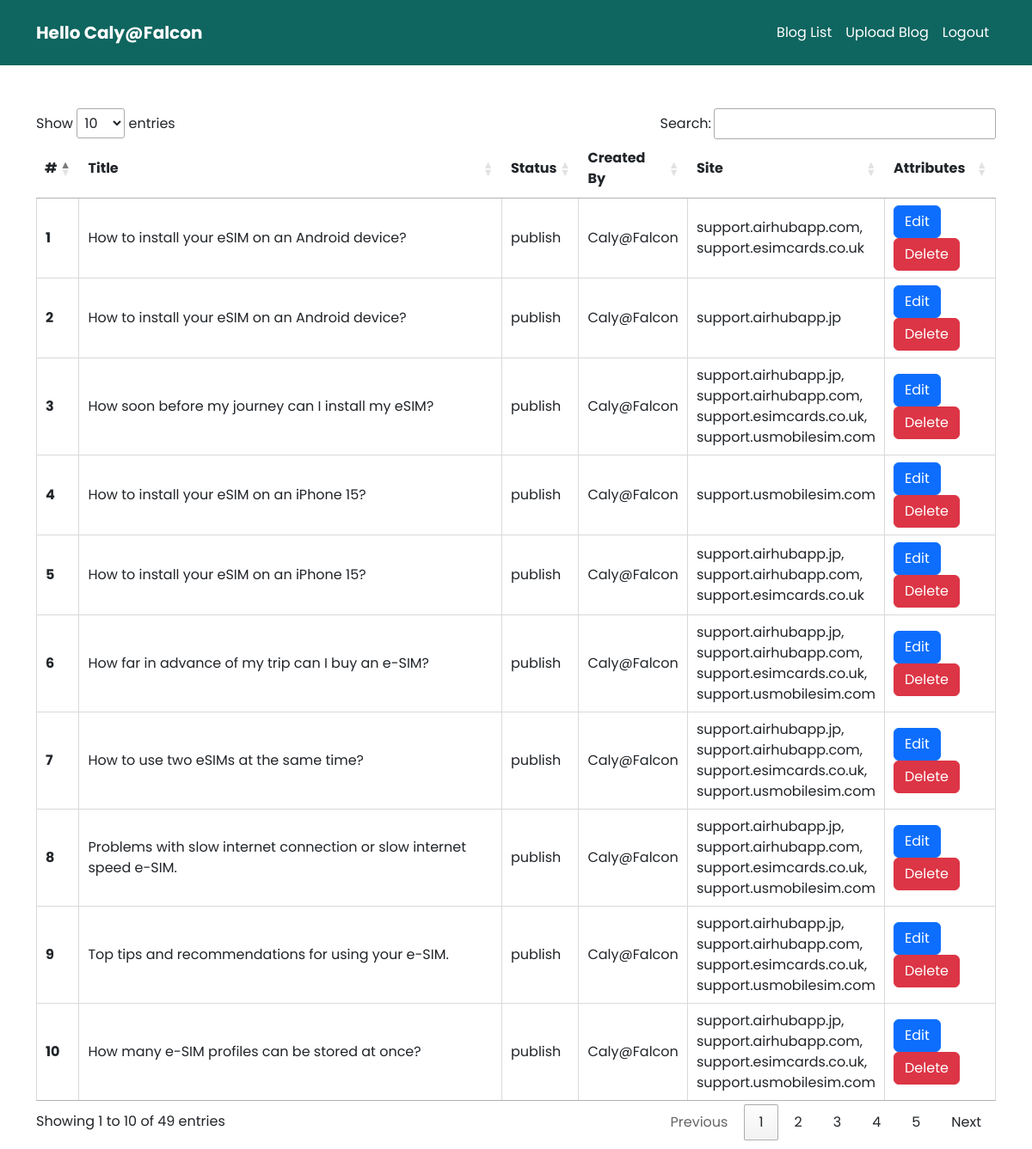
The app's page / (signed in) with its own data.
### blog/models.py (models this page shows)
class WpBlog(models.Model):
    title = models.CharField(max_length=200)
    status = models.CharField(max_length=200)
    content = models.TextField()
    created_by = models.ForeignKey(User, on_delete=models.CASCADE, related_name='blogs_created')  # Unique related_name for create_by
    updated_by = models.ForeignKey(User, on_delete=models.CASCADE, related_name='blogs_updated') # Unique related_name for updated_by
    create_at = models.DateTimeField(auto_now_add=True)
    updated_at = models.DateTimeField(auto_now=True)

class WpBlogSite(models.Model):
    blog = models.ForeignKey(WpBlog, on_delete=models.CASCADE)
    site = models.ForeignKey(WpSite, on_delete=models.CASCADE)
    wp_blog_id = models.BigIntegerField()

### wp_site/models.py (models this page shows)
class WpSite(models.Model):
    name = models.CharField(max_length=200)
    url = models.CharField(max_length=200)
    wp_username = models.CharField(max_length=200)
    wp_password = models.CharField(max_length=200)

### blog/views.py (the view)
# urls.py: path('', BlogListView.as_view(), name='blog_list'),
class BlogListView(ListView):
    model = WpBlog
    template_name = 'blog_list.html'
    context_object_name = 'blogs'
    def get_queryset(self):
        return WpBlog.objects.prefetch_related('wpblogsite_set__site').all()

### blog/templates/blog_list.html (shortened to what this page needs)
<!DOCTYPE html>
<html lang="en">
<head>
    {% load bootstrap5 %}
    {% bootstrap_css %}
    {% load static %}
    <link rel="stylesheet" href="{% static 'css/blogs.css' %}">
    <link rel="stylesheet" href="https://cdn.datatables.net/1.11.5/css/jquery.dataTables.min.css">
    <link rel="stylesheet" href="https://cdn.datatables.net/buttons/2.2.3/css/buttons.dataTables.min.css">
</head>
<nav class="navbar navbar-expand-md navbar-dark">
    <div class="container">
        <a class="navbar-brand" href="#">
            Hello {{ user.username }}
        </a>
        <div class="collapse navbar-collapse" id="collapsibleNavbar">
            <ul class="navbar-nav ms-auto">
                {% if user.is_authenticated %}
                <li class="nav-item">
                    <a class="nav-link" href="{% url 'blog_list' %}">Blog List</a>
                </li>
                <li class="nav-item">
                    <a class="nav-link" href="{% url 'blog_new' %}">Upload Blog</a>
                </li>
                <li class="nav-item">
                    <a class="nav-link" href="{% url 'logout' %}">Logout</a>
                </li>
                {% else %}
                <li class="nav-item">
                    <a class="nav-link" href="{% url 'login' %}">Login</a>
                </li>
                {% endif %}
            </ul>
        </div>
    </div>
</nav>
<body>
    {% if user.is_authenticated %}
    <div class="container blog-container">
        <table class="cell-border" id="example">
            <thead>
                <tr>
                    <th scope="col">#</th>
                    <th scope="col">Title</th>
                    <th scope="col">Status</th>
                    <th scope="col">Created By</th>
                    <th scope="col">Site</th>
                    <th scope="col">Attributes</th>
                </tr>
            </thead>
            <tbody>
                {% for blog in blogs %}
                <tr>
                    <th scope="row">{{ forloop.counter }}</th>
                    <td>{{ blog.title }}</td>
                    <td>{{ blog.status }}</td>
                    <td>{{ blog.created_by.username }}</td>
                    <td>
                        {% for blogsite in blog.wpblogsite_set.all %}
                        {{ blogsite.site.name }}{% if not forloop.last %}, <br>{% endif %}
                        {% endfor %}
                    </td>
                    <td>
                        <a class="btn btn-primary" href="{% url 'blog_get' blog.id %}" role="button">Edit</a>
                        <a class="btn btn-danger" href="{% url 'blog_delete' blog.id %}" role="button">Delete</a>
                    </td>
                </tr>
                {% empty %}
                <tr>
                    <td colspan="5">No blogs found.</td>
                </tr>
                {% endfor %}
            </tbody>
        </table>
    </div>
     {% else %}
    <h2 class="login-error">Please login first</h2>
    {% endif %}
</body>
</html>

### blog/static/css/blogs.css (style rules this page uses)
* { margin: 0; padding: 0; }
.navbar { background-color: #0f655f; }
.navbar-brand { color: #ffffff; font-weight: bold; }
.navbar-nav .nav-item .nav-link { color: #fff; position: relative; transition: 0.3s; font-weight: 400; }
.navbar-nav .nav-item .nav-link::before { content: ''; position: absolute; width: 0%; height: 2px; bottom: 0; left: 0; background-color: #e7fffd; transition: 0.3s; }
.navbar-nav.ms-auto { margin-left: auto; margin-right: 0; padding-right: 0; }
.container.blog-container { margin-top: 50px; }
.container { margin-top: 10px; margin-bottom: 10px;; }
body { font-family: 'Poppins', sans-serif; margin: 0; padding: 0; }

### records on screen
WpBlog: title "How to install your eSIM on an Android device?", status "publish", created_by.username "Caly@Falcon"
WpBlogSite: site.name "support.airhubapp.com"
WpBlogSite: site.name "support.esimcards.co.uk"
WpBlog: title "How to install your eSIM on an Android device?", status "publish", created_by.username "Caly@Falcon"
WpBlogSite: site.name "support.airhubapp.jp"
WpBlog: title "How soon before my journey can I install my eSIM?", status "publish", created_by.username "Caly@Falcon"
WpBlogSite: site.name "support.airhubapp.jp"
WpBlogSite: site.name "support.airhubapp.com"
WpBlogSite: site.name "support.esimcards.co.uk"
WpBlogSite: site.name "support.usmobilesim.com"
WpBlog: title "How to install your eSIM on an iPhone 15?", status "publish", created_by.username "Caly@Falcon"
WpBlogSite: site.name "support.usmobilesim.com"
WpBlog: title "How to install your eSIM on an iPhone 15?", status "publish", created_by.username "Caly@Falcon"
WpBlogSite: site.name "support.airhubapp.jp"
WpBlogSite: site.name "support.airhubapp.com"
WpBlogSite: site.name "support.esimcards.co.uk"
WpBlog: title "How far in advance of my trip can I buy an e-SIM?", status "publish", created_by.username "Caly@Falcon"
WpBlogSite: site.name "support.airhubapp.jp"
WpBlogSite: site.name "support.airhubapp.com"
WpBlogSite: site.name "support.esimcards.co.uk"
WpBlogSite: site.name "support.usmobilesim.com"
WpBlog: title "How to use two eSIMs at the same time?", status "publish", created_by.username "Caly@Falcon"
WpBlogSite: site.name "support.airhubapp.jp"
WpBlogSite: site.name "support.airhubapp.com"
WpBlogSite: site.name "support.esimcards.co.uk"
WpBlogSite: site.name "support.usmobilesim.com"
WpBlog: title "Problems with slow internet connection or slow internet speed e-SIM.", status "publish", created_by.username "Caly@Falcon"
WpBlogSite: site.name "support.airhubapp.jp"
WpBlogSite: site.name "support.airhubapp.com"
WpBlogSite: site.name "support.esimcards.co.uk"
WpBlogSite: site.name "support.usmobilesim.com"
WpBlog: title "Top tips and recommendations for using your e-SIM.", status "publish", created_by.username "Caly@Falcon"
WpBlogSite: site.name "support.airhubapp.jp"
WpBlogSite: site.name "support.airhubapp.com"
WpBlogSite: site.name "support.esimcards.co.uk"
WpBlogSite: site.name "support.usmobilesim.com"
WpBlog: title "How many e-SIM profiles can be stored at once?", status "publish", created_by.username "Caly@Falcon"
WpBlogSite: site.name "support.airhubapp.jp"
WpBlogSite: site.name "support.airhubapp.com"
WpBlogSite: site.name "support.esimcards.co.uk"
WpBlogSite: site.name "support.usmobilesim.com"

### other values on screen
{{ user.username }} "Caly@Falcon"
